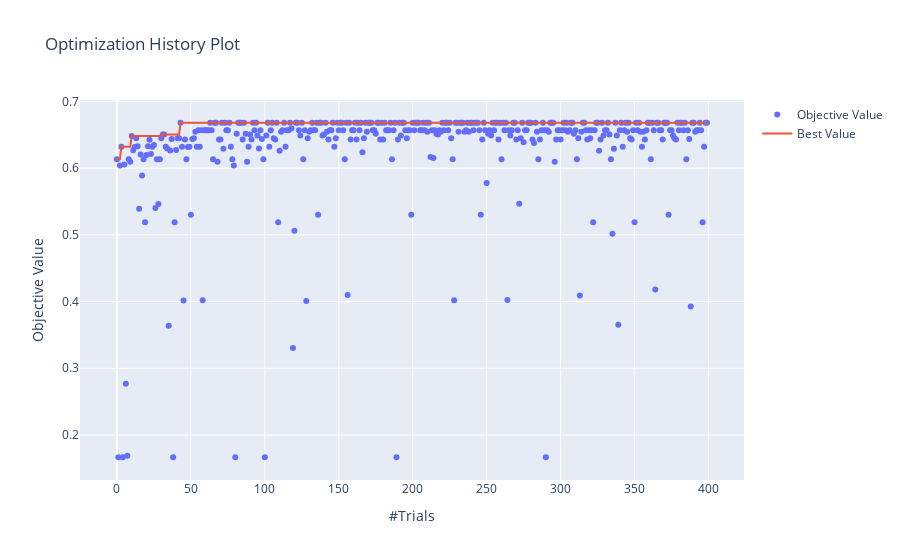

The code cell stored with this chart in its notebook:
### Code cell
optuna.visualization.plot_optimization_history(study)

### Figure 1 — Plotly figure (JSON) as saved in the notebook; plotly's stock layout.template omitted (floating-point values rounded to 4 significant figures; data arrays with more than 128 entries replaced by an {"elided": "..."} marker saying what was removed)
{"data": [{"mode": "markers", "name": "Objective Value", "type": "scatter", "x": {"elided": "400 int values"}, "y": {"elided": "400 float values"}}, {"name": "Best Value", "type": "scatter", "x": {"elided": "400 int values"}, "y": {"elided": "400 float values"}}], "layout": {"autosize": true, "title": {"text": "Optimization History Plot"}, "xaxis": {"autorange": true, "range": [-23.97, 423.0], "title": {"text": "#Trials"}, "type": "linear"}, "yaxis": {"autorange": true, "range": [0.1253, 0.7094], "title": {"text": "Objective Value"}, "type": "linear"}}}
